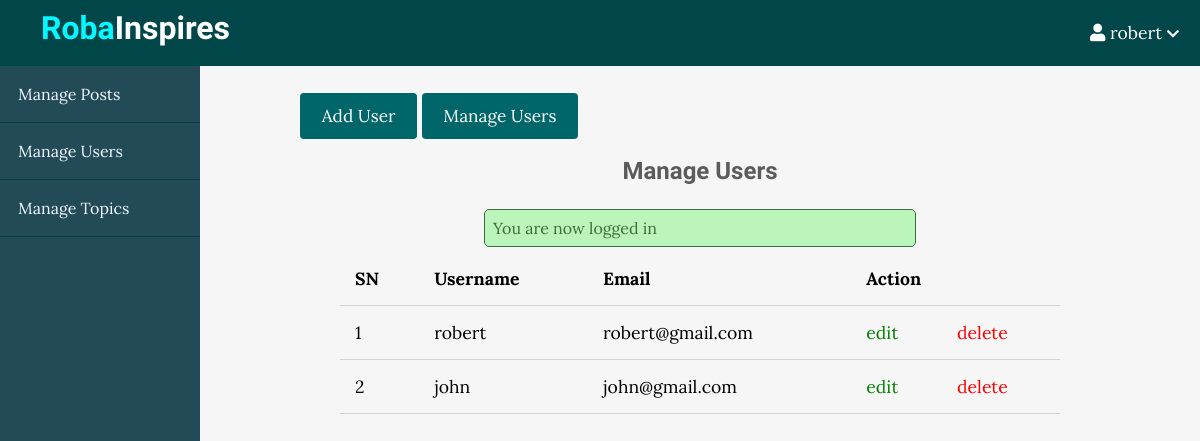
Page /admin/users/index.php (signed in) on the committed database.
### tables this page shows
CREATE TABLE `users` (
  `id` int(11) NOT NULL,
  `admin` tinyint(4) NOT NULL,
  `username` varchar(255) NOT NULL,
  `email` varchar(255) NOT NULL,
  `password` varchar(255) NOT NULL,
  `created_at` timestamp NOT NULL DEFAULT current_timestamp(),
  `role` varchar(10) DEFAULT 'user'
);

### app/controllers/user.php (called while the page is built, shortened)
<?php
include(ROOT_PATH . '/app/database/db.php');
$table = 'users';
$adminUsers=selectAll($table);

### app/database/db.php (called while the page is built, shortened)
<?php
require('conn.php');
function selectAll($table,$conditions = []){
global $conn;
$sql="SELECT * FROM  $table";
if (empty($conditions)) {
    $stmt=$conn->prepare($sql);
    $stmt->execute();
    $records=$stmt->get_result()->fetch_all(MYSQLI_ASSOC);
    return $records;
}
}

### admin/users/index.php (the view, shortened to what this page needs)
<?php include("../../path.php");
include(ROOT_PATH . '/app/controllers/user.php');
?>
<!DOCTYPE html>
<html lang="en">
    <head>
        <link rel="stylesheet"
            href="https://use.fontawesome.com/releases/v5.7.2/css/all.css"
>
        <link rel="stylesheet" href="../../asset/css/style.css">
        <link rel="stylesheet" href="../../asset/css/admin.css">
    </head>
    <body>
        <?php include(ROOT_PATH . '/app/includes/adminheader.php'); ?>
        <div class="admin-wrapper">
                     <?php include(ROOT_PATH . '/app/includes/side.php'); ?>
            <div class="admin-content">
                <div class="button-group">
                    <a href="register.php" class="btn btn-big">Add User</a>
                    <a href="index.php" class="btn btn-big">Manage Users</a>
                </div>
                <div class="content">
                    <h2 class="page-title">Manage Users</h2>
                    <?php include(ROOT_PATH . '/app/includes/message.php'); ?>
                    <table>
                        <thead>
                            <th>SN</th>
                            <th>Username</th>
                            <th>Email</th>
                            <th colspan="2">Action</th>
                        </thead>
                        <tbody>
                        <?php foreach ($adminUsers as $key => $user):?>
                             <tr>
                                <td><?php echo $key +1;?></td>
                                <td><?php echo $user['username'];?></td>
                                <td><?php echo $user['email'];?></td>
                                <td><a href="edit.php?id=<?php echo $user['id']?>" class="edit">edit</a></td>
                                <td><a href="index.php?del_id=<?php echo $user['id']?>" class="delete">delete</a></td>
                            </tr>
                        <?php endforeach;?>
                        </tbody>
                    </table>
                </div>
            </div>
        </div>
    </body>
</html>

### asset/css/style.css (style rules this page uses)
* { box-sizing: border-box }
html, body { height: 100%; padding: 0px; margin: 0px; background: #f6f6f6; font-family: 'Lora', serif; }
h1, h2, h3, h4, h5, h6 { font-family: 'Candal', serif; color: #5c5b5b; margin: 5px; }
a { text-decoration: none; color: inherit; }
.btn { padding: .5rem 1rem; background: #006669; color: white; border: 1px solid transparent; border-radius: .25rem; font-size: 1.08em; font-family: 'Lora', serif; }
.btn-big { padding: .7rem 1.3rem; line-height: 1.3rem; }
.content { width: 90%; margin: 30px auto 30px; }

### asset/css/admin.css (style rules this page uses)
.admin-wrapper { display: flex; height: calc(100% - 66px); }
.admin-wrapper .admin-content { flex: 8; height: 100%; padding: 40px 100px 100px; overflow-y: scroll; }
.admin-content .page-title { text-align: center; margin-bottom: 1.5rem; }
table { width: 100%; border-collapse: collapse; font-size: 1.1rem; }
th, td { padding: 15px; text-align: left; border-bottom: 1px solid #d3d3d3; }
.edit { color: green; }
.delete { color: red; }

### rows in the picture
users: username "robert", email "robert@gmail.com"
users: username "john", email "john@gmail.com"

### other values in the picture
$_SESSION['username'] "robert"
$_SESSION['message'] "You are now logged in"
